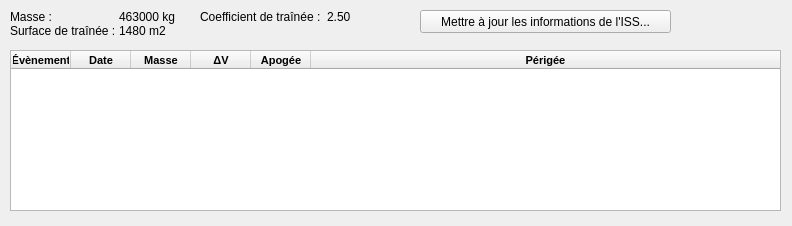
<?xml version="1.0" encoding="UTF-8"?>
<ui version="4.0">
 <class>InformationsISS</class>
 <widget class="QFrame" name="InformationsISS">
  <property name="geometry">
   <rect>
    <x>0</x>
    <y>0</y>
    <width>792</width>
    <height>226</height>
   </rect>
  </property>
  <property name="windowTitle">
   <string>Frame</string>
  </property>
  <widget class="QTableWidget" name="evenementsISS">
   <property name="geometry">
    <rect>
     <x>10</x>
     <y>50</y>
     <width>771</width>
     <height>161</height>
    </rect>
   </property>
   <property name="font">
    <font>
     <pointsize>8</pointsize>
    </font>
   </property>
   <property name="horizontalScrollBarPolicy">
    <enum>Qt::ScrollBarAlwaysOff</enum>
   </property>
   <property name="alternatingRowColors">
    <bool>true</bool>
   </property>
   <property name="selectionMode">
    <enum>QAbstractItemView::SingleSelection</enum>
   </property>
   <property name="selectionBehavior">
    <enum>QAbstractItemView::SelectRows</enum>
   </property>
   <property name="wordWrap">
    <bool>false</bool>
   </property>
   <property name="cornerButtonEnabled">
    <bool>false</bool>
   </property>
   <property name="columnCount">
    <number>6</number>
   </property>
   <attribute name="horizontalHeaderMinimumSectionSize">
    <number>8</number>
   </attribute>
   <attribute name="horizontalHeaderDefaultSectionSize">
    <number>60</number>
   </attribute>
   <attribute name="horizontalHeaderStretchLastSection">
    <bool>true</bool>
   </attribute>
   <attribute name="verticalHeaderVisible">
    <bool>false</bool>
   </attribute>
   <column>
    <property name="text">
     <string>Évènement</string>
    </property>
    <property name="font">
     <font>
      <bold>true</bold>
     </font>
    </property>
   </column>
   <column>
    <property name="text">
     <string extracomment="Date and hour">Date</string>
    </property>
    <property name="font">
     <font>
      <bold>true</bold>
     </font>
    </property>
   </column>
   <column>
    <property name="text">
     <string>Masse</string>
    </property>
    <property name="font">
     <font>
      <bold>true</bold>
     </font>
    </property>
   </column>
   <column>
    <property name="text">
     <string>ΔV</string>
    </property>
    <property name="font">
     <font>
      <bold>true</bold>
     </font>
    </property>
   </column>
   <column>
    <property name="text">
     <string>Apogée</string>
    </property>
    <property name="font">
     <font>
      <bold>true</bold>
     </font>
    </property>
   </column>
   <column>
    <property name="text">
     <string>Périgée</string>
    </property>
    <property name="font">
     <font>
      <bold>true</bold>
     </font>
    </property>
   </column>
  </widget>
  <widget class="QPushButton" name="majEvenementsIss">
   <property name="geometry">
    <rect>
     <x>420</x>
     <y>10</y>
     <width>251</width>
     <height>23</height>
    </rect>
   </property>
   <property name="text">
    <string>Mettre à jour les informations de l'ISS...</string>
   </property>
  </widget>
  <widget class="QWidget" name="formLayoutWidget">
   <property name="geometry">
    <rect>
     <x>10</x>
     <y>10</y>
     <width>176</width>
     <height>41</height>
    </rect>
   </property>
   <layout class="QFormLayout" name="formLayout_informationsISS1">
    <property name="horizontalSpacing">
     <number>3</number>
    </property>
    <property name="verticalSpacing">
     <number>0</number>
    </property>
    <item row="0" column="0">
     <widget class="QLabel" name="lbl_masseISS">
      <property name="text">
       <string>Masse :</string>
      </property>
     </widget>
    </item>
    <item row="0" column="1">
     <widget class="QLabel" name="masseISS">
      <property name="text">
       <string>463000 kg</string>
      </property>
     </widget>
    </item>
    <item row="1" column="0">
     <widget class="QLabel" name="lbl_surfaceTrainee">
      <property name="text">
       <string>Surface de traînée :</string>
      </property>
     </widget>
    </item>
    <item row="1" column="1">
     <widget class="QLabel" name="surfaceTrainee">
      <property name="text">
       <string>1480 m2</string>
      </property>
     </widget>
    </item>
   </layout>
  </widget>
  <widget class="QWidget" name="formLayoutWidget_2">
   <property name="geometry">
    <rect>
     <x>200</x>
     <y>10</y>
     <width>160</width>
     <height>41</height>
    </rect>
   </property>
   <layout class="QFormLayout" name="formLayout_informationsISS2">
    <item row="0" column="0">
     <widget class="QLabel" name="lbl_coefficientTrainee">
      <property name="text">
       <string>Coefficient de traînée :</string>
      </property>
     </widget>
    </item>
    <item row="0" column="1">
     <widget class="QLabel" name="coefficientTrainee">
      <property name="text">
       <string>2.50</string>
      </property>
     </widget>
    </item>
   </layout>
  </widget>
 </widget>
 <resources/>
 <connections/>
</ui>
